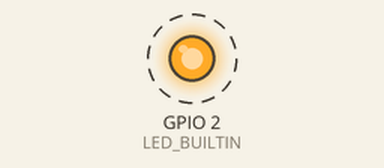
This program was run on a simulated ESP8266 (Wemos D1 mini). Shown: output pins drawn as LEDs (lit = HIGH, except the on-board LED, lit = LOW). Dashed ring = blinking. Storage starts empty; what the program prints to the serial monitor is not drawn.

Above: at 3.2 s.
Timing chart, 0 to 6.0 s (numbered marks = the images above):
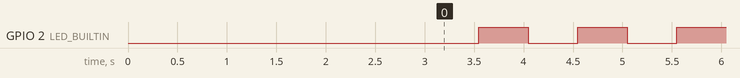

Measured:
- by itself, GPIO 2 (LED_BUILTIN): alternates HIGH for 0.50 s and LOW for 0.50 s

The program:

main.cpp
```cpp
//
// ESP8266 Framework Program with Web-Server and
// WIFI Setup per Web-Front-End.
//
#include <Arduino.h>
#include <LittleFS.h>
//#include <ESP8266WiFi.h>
//#include <ESPAsyncTCP.h>
//#include <ESPAsyncWebServer.h>
#include "Utils.h"

// Global Definitions from Build System
//
#ifndef DEVICE_NAME
#define DEVICE_NAME "TestDevice"
#endif
#ifndef VERSION
#define VERSION Test
#endif
#define MAKE_STR(S) STR(S)
#define STR(S) #S

void setup()
{
    Serial.begin(115200);
    delay(3000);
    Serial.println();
    Serial.println(StringPad("*", 50, '*'));
    Serial.println("*" + StringPad("*", -49, ' '));
    Serial.println("*  " + StringPad(DEVICE_NAME, 44, ' ')+"  *");
    Serial.println("*" + StringPad("*", -49, ' '));
    Serial.println("*  Version: " + StringPad(MAKE_STR(VERSION), 35, ' ') + "  *");
    Serial.println("*" + StringPad("*", -49, ' '));
    Serial.println(StringPad("*", 50, '*'));
    Serial.println();
    Serial.println("Start");

    LittleFS.begin();
    Dir D = LittleFS.openDir("/");
    while (D.next())
    {
        Serial.println(D.fileName());
        Serial.print("-");
        Serial.println(StringPad(D.fileName(), 39, '-'));
        File F = D.openFile("r");
        int c = 0;
        while (c >= 0)
        {
            c = F.read();
            if (c >= 0)
            {
                Serial.print((char)c);
            }
        }
        Serial.println();
        Serial.println("----------------------------------------");
    }

    pinMode(LED_BUILTIN, OUTPUT);
}

void ShowLED(int Pin, int Delay, bool On)
{
    if (On)
    {
        digitalWrite(Pin, LOW);
        Serial.println("The LED is on");
    }
    else
    {
        digitalWrite(Pin, HIGH);
        Serial.println("The LED is off");
    }
    delay(Delay);
}

void loop()
{
    ShowLED(LED_BUILTIN, 500, true);
    ShowLED(LED_BUILTIN, 500, false);
}
```

Utils.h
```cpp
#ifndef Utils_H
#define Utils_H
#include <Arduino.h>

String StringPad(String Str, int Length, char Filler);

#endif
```

Utils.cpp
```cpp
#include "Utils.h"

// Print a String with a fixed length
//
String StringPad(String Str, int Length, char Filler) {
    int StrLen = Str.length();
    String Result = "";
    int AdditionalCharacters = 0;
    if (Length < 0) {
        AdditionalCharacters = -Length - StrLen;
        while (--AdditionalCharacters >= 0) {
            Result += Filler;
        }
    }
    Result += Str;
    if (Length > 0) {
        AdditionalCharacters = Length - StrLen;
        while (--AdditionalCharacters >= 0) {
            Result += Filler;
        }
    }
    return (Result);
}
```
